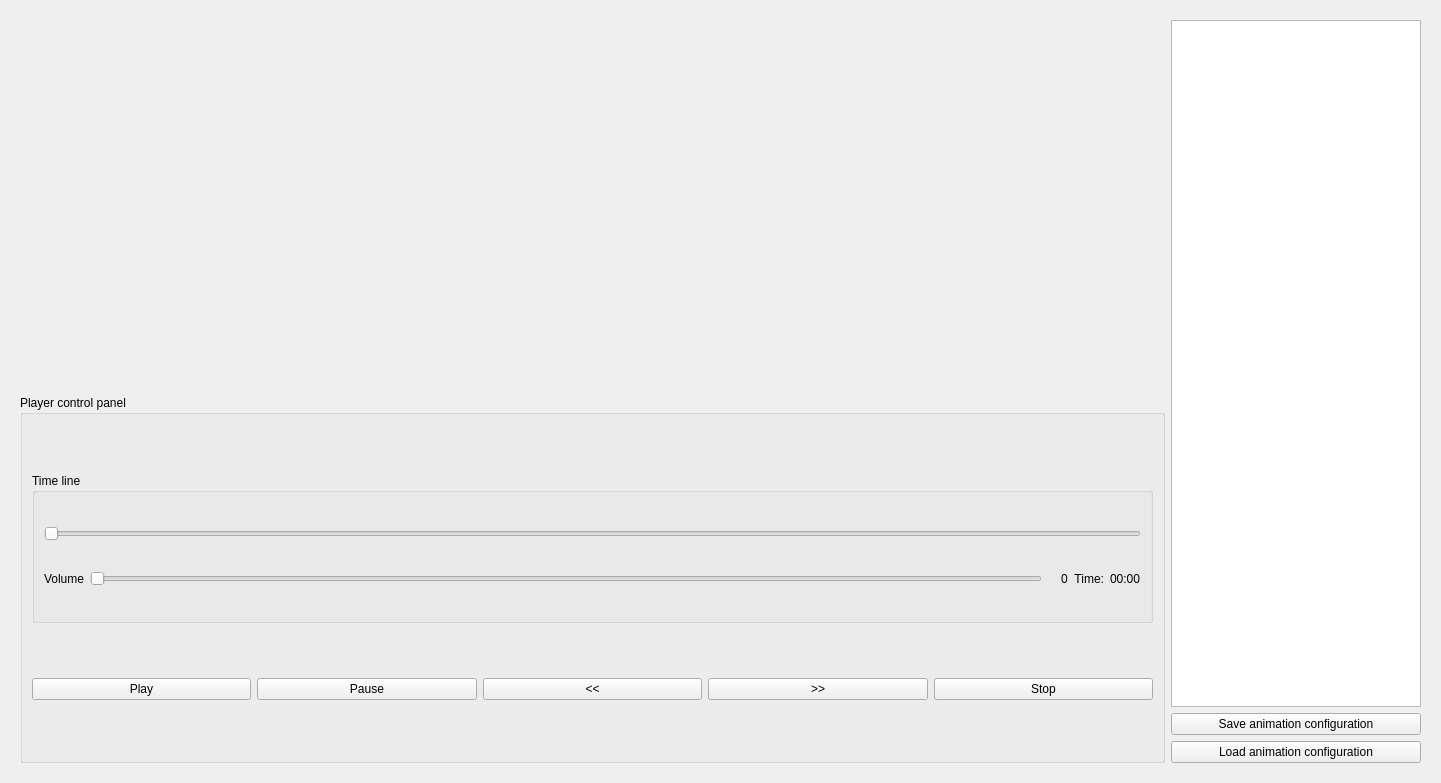
<?xml version="1.0" encoding="UTF-8"?>
<ui version="4.0">
 <class>player</class>
 <widget class="QWidget" name="player">
  <property name="geometry">
   <rect>
    <x>0</x>
    <y>0</y>
    <width>1441</width>
    <height>783</height>
   </rect>
  </property>
  <property name="windowTitle">
   <string>Form</string>
  </property>
  <layout class="QGridLayout" name="gridLayout">
   <item row="0" column="0">
    <widget class="QWidget" name="settings" native="true">
     <layout class="QGridLayout" name="gridLayout_10">
      <item row="0" column="0">
       <layout class="QHBoxLayout" name="player_screen"/>
      </item>
      <item row="1" column="0">
       <widget class="QGroupBox" name="groupBox_3">
        <property name="minimumSize">
         <size>
          <width>600</width>
          <height>0</height>
         </size>
        </property>
        <property name="title">
         <string>Player control panel</string>
        </property>
        <layout class="QGridLayout" name="gridLayout_11">
         <item row="2" column="3">
          <widget class="QPushButton" name="bt_player_next_anim">
           <property name="text">
            <string>&gt;&gt;</string>
           </property>
          </widget>
         </item>
         <item row="2" column="0">
          <widget class="QPushButton" name="bt_player_play">
           <property name="text">
            <string>Play</string>
           </property>
          </widget>
         </item>
         <item row="2" column="1">
          <widget class="QPushButton" name="bt_player_pause">
           <property name="text">
            <string>Pause</string>
           </property>
          </widget>
         </item>
         <item row="2" column="2">
          <widget class="QPushButton" name="bt_player_previous_anim">
           <property name="text">
            <string>&lt;&lt;</string>
           </property>
          </widget>
         </item>
         <item row="2" column="4">
          <widget class="QPushButton" name="bt_player_stop">
           <property name="text">
            <string>Stop</string>
           </property>
          </widget>
         </item>
         <item row="0" column="0" colspan="5">
          <widget class="QGroupBox" name="groupBox_4">
           <property name="maximumSize">
            <size>
             <width>16777215</width>
             <height>150</height>
            </size>
           </property>
           <property name="title">
            <string>Time line</string>
           </property>
           <layout class="QGridLayout" name="gridLayout_12">
            <item row="3" column="5">
             <widget class="QLabel" name="lab_player_time">
              <property name="text">
               <string>00:00</string>
              </property>
             </widget>
            </item>
            <item row="3" column="0">
             <widget class="QLabel" name="label_19">
              <property name="text">
               <string>Volume</string>
              </property>
             </widget>
            </item>
            <item row="3" column="4">
             <widget class="QLabel" name="label_21">
              <property name="text">
               <string>Time:</string>
              </property>
              <property name="alignment">
               <set>Qt::AlignRight|Qt::AlignTrailing|Qt::AlignVCenter</set>
              </property>
             </widget>
            </item>
            <item row="0" column="0" colspan="6">
             <widget class="QSlider" name="sldr_player_timeline">
              <property name="orientation">
               <enum>Qt::Horizontal</enum>
              </property>
             </widget>
            </item>
            <item row="3" column="2">
             <widget class="QLabel" name="label_18">
              <property name="text">
               <string/>
              </property>
             </widget>
            </item>
            <item row="3" column="1">
             <widget class="QSlider" name="sldr_player_volume">
              <property name="orientation">
               <enum>Qt::Horizontal</enum>
              </property>
             </widget>
            </item>
            <item row="3" column="3">
             <widget class="QLabel" name="lab_player_volume_val">
              <property name="text">
               <string>0</string>
              </property>
             </widget>
            </item>
           </layout>
          </widget>
         </item>
        </layout>
       </widget>
      </item>
      <item row="0" column="1" rowspan="2">
       <layout class="QVBoxLayout" name="verticalLayout_6">
        <item>
         <widget class="QTableWidget" name="tab_player_loaded_anims">
          <property name="maximumSize">
           <size>
            <width>250</width>
            <height>16777215</height>
           </size>
          </property>
         </widget>
        </item>
        <item>
         <widget class="QPushButton" name="bt_player_save_anim_config">
          <property name="text">
           <string>Save animation configuration</string>
          </property>
         </widget>
        </item>
        <item>
         <widget class="QPushButton" name="bt_player_load_anim_config">
          <property name="text">
           <string>Load animation configuration</string>
          </property>
         </widget>
        </item>
       </layout>
      </item>
     </layout>
    </widget>
   </item>
  </layout>
 </widget>
 <resources/>
 <connections/>
</ui>
